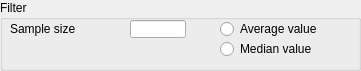
  <widget class="QGroupBox" name="groupBox_2">
   <property name="geometry">
    <rect>
     <x>10</x>
     <y>10</y>
     <width>361</width>
     <height>71</height>
    </rect>
   </property>
   <property name="title">
    <string>Filter</string>
   </property>
   <property name="flat">
    <bool>false</bool>
   </property>
   <widget class="QRadioButton" name="qqAverage">
    <property name="geometry">
     <rect>
      <x>220</x>
      <y>20</y>
      <width>151</width>
      <height>18</height>
     </rect>
    </property>
    <property name="focusPolicy">
     <enum>Qt::StrongFocus</enum>
    </property>
    <property name="text">
     <string>Average value</string>
    </property>
    <property name="autoExclusive">
     <bool>false</bool>
    </property>
   </widget>
   <widget class="QRadioButton" name="qqMedian">
    <property name="geometry">
     <rect>
      <x>220</x>
      <y>40</y>
      <width>151</width>
      <height>18</height>
     </rect>
    </property>
    <property name="focusPolicy">
     <enum>Qt::StrongFocus</enum>
    </property>
    <property name="text">
     <string>Median value</string>
    </property>
    <property name="autoExclusive">
     <bool>false</bool>
    </property>
   </widget>
   <widget class="QLineEdit" name="qqSampleSize">
    <property name="geometry">
     <rect>
      <x>130</x>
      <y>20</y>
      <width>56</width>
      <height>18</height>
     </rect>
    </property>
   </widget>
   <widget class="QLabel" name="label_2">
    <property name="geometry">
     <rect>
      <x>10</x>
      <y>20</y>
      <width>91</width>
      <height>18</height>
     </rect>
    </property>
    <property name="text">
     <string>Sample size</string>
    </property>
   </widget>
  </widget>
